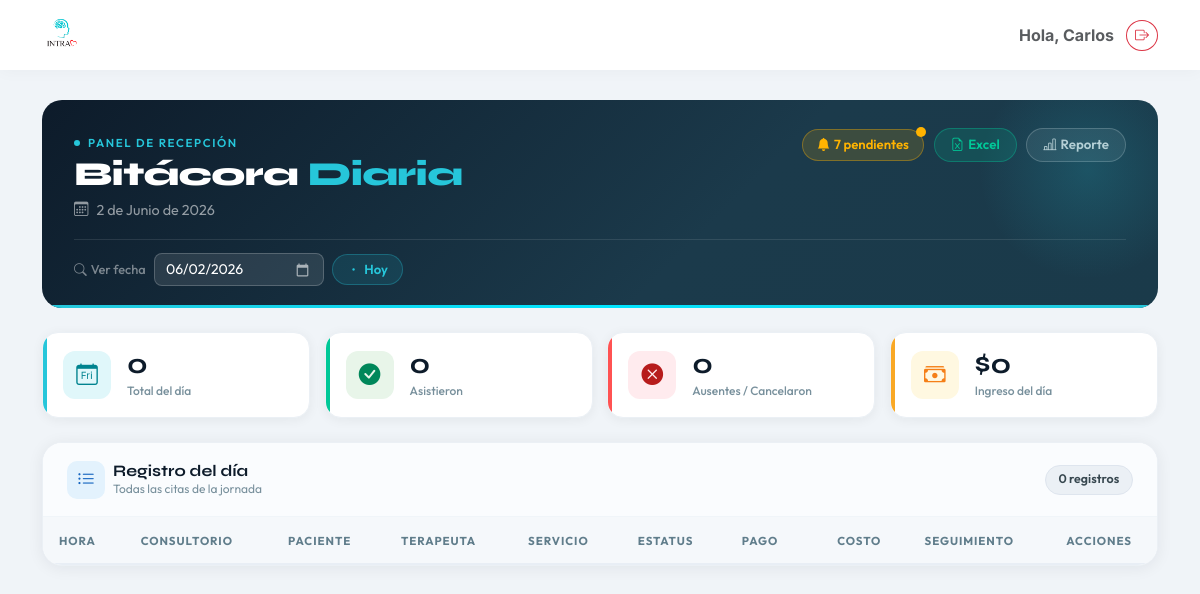
The page /bitacora/ (signed in) on the database as committed earlier.
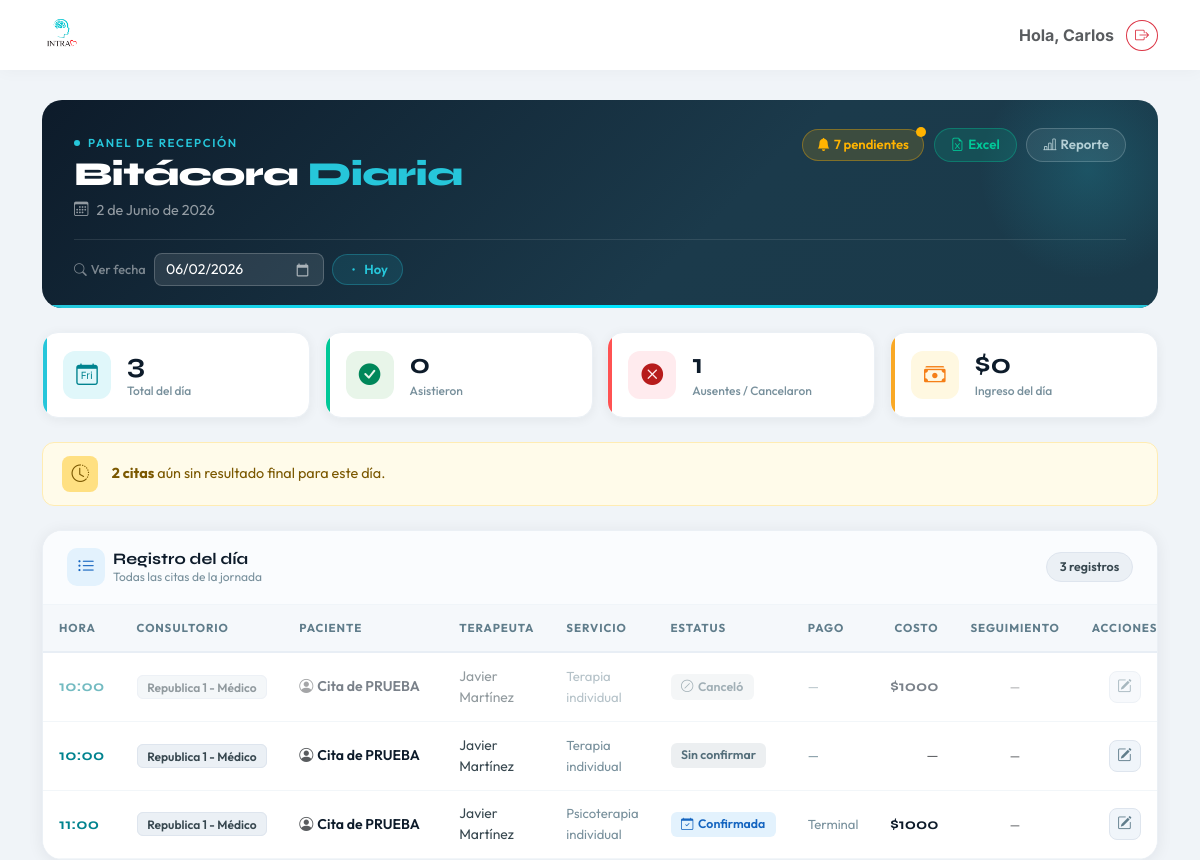
The same page on the database as committed later.
### clinica/models.py (models this page shows, shortened)
class Cita(models.Model):
    ESTATUS_CONFIRMADA = 'confirmada'
    ESTATUS_SIN_CONFIRMAR = 'sin_confirmar'
    ESTATUS_REAGENDO = 'reagendo'
    ESTATUS_CANCELO = 'cancelo'
    ESTATUS_SI_ASISTIO = 'si_asistio'
    ESTATUS_NO_ASISTIO = 'no_asistio'
    ESTATUS_INCIDENCIA = 'incidencia'
    ESTATUS_CHOICES = [
        (ESTATUS_CONFIRMADA, 'Confirmada'),
        (ESTATUS_SIN_CONFIRMAR, 'Sin confirmar'),
        (ESTATUS_REAGENDO, 'Reagendo'),
        (ESTATUS_CANCELO, 'Cancelo'),
        (ESTATUS_SI_ASISTIO, 'Si asistio'),
        (ESTATUS_NO_ASISTIO, 'No asistio'),
        (ESTATUS_INCIDENCIA, 'Incidencia'),
    ]
    ESTATUS_ACTIVOS = (
        ESTATUS_CONFIRMADA,
        ESTATUS_SIN_CONFIRMAR,
        ESTATUS_REAGENDO,
        ESTATUS_INCIDENCIA,
    )
    TIPO_NUEVO = 'N'
    TIPO_REFERIDO = 'R'
    TIPO_SEGUIMIENTO = 'S'
    TIPO_CRISIS = 'C'
    TIPO_PACIENTE_CHOICES = [
        (TIPO_NUEVO, 'Nuevo'),
        (TIPO_REFERIDO, 'Referido'),
        (TIPO_SEGUIMIENTO, 'Seguimiento'),
        (TIPO_CRISIS, 'Crisis'),
    ]
    PAGO_CHOICES = [
        ('Terminal', 'Terminal'),
        ('Transferencia', 'Transferencia'),
        ('Efectivo', 'Efectivo'),
        ('Pase', 'Pase'),
    ]
    paciente = models.ForeignKey(Paciente, on_delete=models.CASCADE, related_name='citas')
    pacientes_adicionales = models.ManyToManyField(
        Paciente,
        blank=True,
        related_name='citas_como_adicional',
    )
    expediente_grupal = models.ForeignKey(
        'ExpedienteGrupal',
        on_delete=models.SET_NULL,
        null=True,
        blank=True,
        related_name='citas',
    )
    fecha = models.DateField()
    hora = models.TimeField()
    tipo_paciente = models.CharField(
        max_length=1,
        choices=TIPO_PACIENTE_CHOICES,
        default=TIPO_SEGUIMIENTO,
    )
    division = models.ForeignKey(Division, on_delete=models.SET_NULL, null=True)
    consultorio = models.ForeignKey(Consultorio, on_delete=models.SET_NULL, null=True)
    servicio = models.ForeignKey(Servicio, on_delete=models.SET_NULL, null=True)
    terapeuta = models.ForeignKey(Terapeuta, on_delete=models.SET_NULL, null=True)
    costo = models.DecimalField(max_digits=10, decimal_places=2, null=True, blank=True)
    metodo_pago = models.CharField(
        max_length=50,
        choices=PAGO_CHOICES,
        null=True,
        blank=True,
    )
    estatus = models.CharField(
        max_length=20,
        choices=ESTATUS_CHOICES,
        default=ESTATUS_SIN_CONFIRMAR,
    )
    folio_fiscal = models.CharField(max_length=100, blank=True, null=True)
    notas = models.TextField(blank=True, null=True)
    sin_bono = models.BooleanField(
        default=False,
        help_text="Si True, la cita se paga al terapeuta pero no suma para el cálculo de bonos adicionales.",
    )
    tiene_descuento = models.BooleanField(
        null=True, blank=True,
        help_text="Indica si el paciente tiene descuento / estudio socioeconómico activo al momento de la cita."
    )
    @property
    def es_finalizable(self):
        return self.estatus in (
            self.ESTATUS_SIN_CONFIRMAR,
            self.ESTATUS_CONFIRMADA,
            self.ESTATUS_REAGENDO,
            self.ESTATUS_INCIDENCIA,
        )
    def pacientes_display_natural(self):
        nombres = [self.paciente.nombre] if self.paciente_id else []
        nombres.extend(list(self.pacientes_adicionales.values_list('nombre', flat=True)))
        if not nombres:
            return ""
        if len(nombres) == 1:
            return nombres[0]
        if len(nombres) == 2:
            return f"{nombres[0]} y {nombres[1]}"
        return f"{', '.join(nombres[:-1])} y {nombres[-1]}"
    def titulo_cita(self):
        pacientes = self.pacientes_display_natural()
        return f"Cita de {pacientes}" if pacientes else "Cita"
    class Meta:
        verbose_name = "Cita"
        verbose_name_plural = "Citas"
        ordering = ['-fecha', '-hora']

class Consultorio(models.Model):
    SEDE_CHOICES = [
        ('republica',      'República'),
        ('morelos',        'Morelos'),
        ('colinas',        'Colinas'),
        ('trabajo_social', 'Trabajo Social'),
        ('zoom',           'Zoom / Online'),
        ('externo',        'Externo'),
    ]
    nombre = models.CharField(max_length=100)
    sede   = models.CharField(max_length=20, choices=SEDE_CHOICES, null=True, blank=True)
    activo = models.BooleanField(default=False)
    def __str__(self):
        return self.nombre

class Paciente(models.Model):
    TIPO_CONTACTO_CHOICES = [
        ('propio', 'Propio'),
        ('madre', 'Madre'),
        ('padre', 'Padre'),
        ('pareja', 'Pareja'),
        ('otro', 'Otro'),
    ]
    SEXO_CHOICES = [
        ('Femenino', 'Femenino'),
        ('Masculino', 'Masculino'),
    ]
    usuario = models.OneToOneField(User, on_delete=models.SET_NULL, null=True, blank=True, related_name='perfil_paciente')
    nombre = models.CharField(max_length=200, verbose_name="Nombre Completo")
    fecha_nacimiento = models.DateField(verbose_name="Fecha de Nacimiento")
    nombre_normalizado = models.CharField(max_length=200, blank=True, editable=False)
    sexo = models.CharField(
        max_length=20,
        choices=SEXO_CHOICES,
        default='Femenino',
        verbose_name="Sexo"
    )
    telefono = models.CharField(max_length=20, verbose_name="Teléfono (WhatsApp)")
    identidad_contacto = models.CharField(max_length=20, choices=TIPO_CONTACTO_CHOICES, default='propio')
    servicio_inicial = models.ForeignKey('Servicio', on_delete=models.SET_NULL, null=True, verbose_name="Servicio Inicial")
    consentimiento_firmado = models.FileField(upload_to='documentos/', blank=True, null=True)
    estudio_socioeconomico = models.FileField(upload_to='documentos/', blank=True, null=True)
    apertura_expediente = models.FileField(upload_to='documentos/', blank=True, null=True)
    resumen_clinico = models.TextField(blank=True, null=True)
    empresa = models.ForeignKey(
        'Empresa', on_delete=models.SET_NULL, null=True, blank=True,
        related_name='pacientes'
    )
    division = models.ForeignKey(
        'Division', on_delete=models.SET_NULL, null=True, blank=True,
        related_name='pacientes', verbose_name='División'
    )
    pacientes_relacionados = models.ManyToManyField('self', blank=True, symmetrical=True)
    enlace_resultados = models.URLField(blank=True, null=True)
    fecha_registro = models.DateTimeField(auto_now_add=True)
    class Meta:
        verbose_name = "Paciente"
        verbose_name_plural = "Pacientes"

class Terapeuta(models.Model):
    usuario = models.OneToOneField(User, on_delete=models.SET_NULL, null=True, blank=True, related_name='perfil_terapeuta')
    nombre = models.CharField(max_length=100)
    activo = models.BooleanField(default=True)
    def __str__(self):
        return self.nombre

class Servicio(models.Model):
    nombre = models.CharField(max_length=100)
    precio = models.DecimalField(
        max_digits=10, decimal_places=2, null=True, blank=True,
        verbose_name="Precio estándar",
        help_text="Precio público del servicio. Se usa para calcular penalizaciones por inasistencia."
    )
    def __str__(self):
        return self.nombre

### clinica/views.py (the view, shortened to what this page needs)
# urls.py: path('bitacora/', clinica_views.bitacora_diaria, name='bitacora_diaria'),
@login_required
def bitacora_diaria(request):
    if not request.user.is_superuser:
        return redirect('home')
    from datetime import date as date_type
    fecha_str = request.GET.get('fecha', '')
    try:
        fecha = date_type.fromisoformat(fecha_str) if fecha_str else date_type.today()
    except ValueError:
        fecha = date_type.today()
    citas_qs = (
        Cita.objects
        .filter(fecha=fecha)
        .select_related('paciente', 'terapeuta', 'servicio', 'consultorio', 'division')
        .prefetch_related('pacientes_adicionales')
        .order_by('hora', 'terapeuta__nombre')
    )
    citas = list(citas_qs)
    sol_set = set(
        SolicitudCita.objects
        .filter(fecha_creacion__date=fecha)
        .values_list('terapeuta_id', 'paciente_nombre')
    )
    for cita in citas:
        key = (cita.terapeuta_id, cita.paciente.nombre if cita.paciente else '')
        cita.solicito_seguimiento = key in sol_set
    total         = len(citas)
    asistieron    = sum(1 for c in citas if c.estatus == Cita.ESTATUS_SI_ASISTIO)
    no_asistieron = sum(1 for c in citas if c.estatus in (Cita.ESTATUS_NO_ASISTIO, Cita.ESTATUS_CANCELO))
    por_cerrar    = sum(1 for c in citas if c.es_finalizable)
    monto_dia     = sum(
        (c.costo or Decimal('0')) for c in citas if c.estatus == Cita.ESTATUS_SI_ASISTIO
    )
    solicitudes_pendientes_count = SolicitudCita.objects.filter(estado='pendiente').count()
    meses = ['Enero','Febrero','Marzo','Abril','Mayo','Junio',
             'Julio','Agosto','Septiembre','Octubre','Noviembre','Diciembre']
    fecha_bonita = f"{fecha.day} de {meses[fecha.month - 1]} de {fecha.year}"
    return render(request, 'clinica/bitacora_diaria.html', {
        'citas':                        citas,
        'fecha':                        fecha,
        'fecha_iso':                    fecha.isoformat(),
        'fecha_bonita':                 fecha_bonita,
        'total':                        total,
        'asistieron':                   asistieron,
        'no_asistieron':                no_asistieron,
        'por_cerrar':                   por_cerrar,
        'monto_dia':                    monto_dia,
        'solicitudes_pendientes_count': solicitudes_pendientes_count,
    })

### clinica/templates/clinica/bitacora_diaria.html (shortened to what the changed rows need)
{% extends 'clinica/base.html' %}
{% block content %}
<link rel="stylesheet" href="https://cdn.datatables.net/1.13.7/css/dataTables.bootstrap5.min.css">
<div class="bita-banner mb-4">
    <div class="bita-banner__inner">
        <div class="bita-banner__left">
            <h1 class="bita-title">Bitácora <span class="bita-title__accent">Diaria</span></h1>
        </div>
    </div>
</div>
<div class="bita-stats mb-4">
    <div class="bita-stat bita-stat--teal">
        <div class="bita-stat__body">
            <span class="bita-stat__num">{{ total }}</span>
            <span class="bita-stat__lbl">Total del día</span>
        </div>
    </div>
    <div class="bita-stat bita-stat--red">
        <div class="bita-stat__body">
            <span class="bita-stat__num">{{ no_asistieron }}</span>
            <span class="bita-stat__lbl">Ausentes / Cancelaron</span>
        </div>
    </div>
</div>
{% if por_cerrar > 0 %}
<div class="bita-alert-warn mb-4">
    <div class="bita-alert-warn__icon">
        <i class="bi bi-clock-history"></i>
    </div>
    <div>
        <strong>{{ por_cerrar }} cita{{ por_cerrar|pluralize }}</strong> aún sin resultado final para este día.
    </div>
</div>
{% endif %}
<div class="bita-table-card">
    <div class="bita-table-card__header">
        <div class="d-flex align-items-center gap-2">
            <div class="bita-table-card__icon">
            </div>
            <div>
            </div>
        </div>
        <span class="bita-count-badge">{{ total }} registro{{ total|pluralize }}</span>
    </div>
    <div class="table-responsive">
        <table id="tablaBitacora" class="table align-middle mb-0 tabla-bitacora">
            <thead>
                <tr>
                    <th>Hora</th>
                    <th>Consultorio</th>
                    <th>Paciente</th>
                    <th>Terapeuta</th>
                    <th>Servicio</th>
                    <th>Estatus</th>
                    <th>Pago</th>
                    <th class="text-end">Costo</th>
                    <th class="text-center">Seguimiento</th>
                    <th class="text-center">Acciones</th>
                </tr>
            </thead>
            <tbody>
                {% for cita in citas %}
                <tr class="bita-row {% if cita.estatus == 'si_asistio' %}bita-row--asistio{% elif cita.estatus == 'no_asistio' or cita.estatus == 'cancelo' %}bita-row--ausente{% endif %}">
                    <td>
                        <span class="bita-hora">{{ cita.hora|time:"H:i" }}</span>
                    </td>
                    <td>
                        <span class="bita-consultorio-badge">{{ cita.consultorio|default:"—" }}</span>
                    </td>
                    <td style="min-width:160px;">
                        {% if cita.paciente_id %}
                        <a href="{% url 'detalle_paciente' cita.paciente.id %}"
                           class="bita-paciente-link">
                            <i class="bi bi-person-circle me-1 text-muted"></i>{{ cita.titulo_cita }}
                        </a>
                        {% else %}
                        <span class="text-muted">{{ cita.titulo_cita }}</span>
                        {% endif %}
                    </td>
                    <td>
                        <span class="bita-terapeuta">{{ cita.terapeuta|default:"—" }}</span>
                    </td>
                    <td>
                        <span class="bita-servicio">{{ cita.servicio|default:"—" }}</span>
                    </td>
                    <td style="white-space:nowrap;">
                        {% if cita.estatus == 'si_asistio' %}
                            <span class="ep ep--green"><i class="bi bi-check-circle-fill"></i> Asistió</span>
                        {% elif cita.estatus == 'no_asistio' %}
                            <span class="ep ep--red"><i class="bi bi-x-circle-fill"></i> No asistió</span>
                        {% elif cita.estatus == 'cancelo' %}
                            <span class="ep ep--gray"><i class="bi bi-slash-circle"></i> Canceló</span>
                        {% elif cita.estatus == 'incidencia' %}
                            <span class="ep ep--amber"><i class="bi bi-exclamation-triangle"></i> Incidencia</span>
                        {% elif cita.estatus == 'confirmada' %}
                            <span class="ep ep--blue"><i class="bi bi-calendar-check"></i> Confirmada</span>
                        {% elif cita.estatus == 'reagendo' %}
                            <span class="ep ep--teal"><i class="bi bi-arrow-clockwise"></i> Reagendó</span>
                        {% else %}
                            <span class="ep ep--gray">{{ cita.get_estatus_display }}</span>
                        {% endif %}
                    </td>
                    <td>
                        <span class="bita-pago">{{ cita.metodo_pago|default:"—" }}</span>
                    </td>
                    <td class="text-end">
                        {% if cita.costo is not None %}
                            <span class="bita-costo">${{ cita.costo|floatformat:0 }}</span>
                        {% else %}
                            <span class="text-muted">—</span>
                        {% endif %}
                    </td>
                    <td class="text-center">
                        {% if cita.solicito_seguimiento %}
                            <span class="bita-seguimiento" title="Solicitud enviada a Recepción">
                                <i class="bi bi-send-check-fill"></i>
                            </span>
                        {% else %}
                            <span class="text-muted small">—</span>
                        {% endif %}
                    </td>
                    <td class="text-center">
                        <a href="{% url 'editar_cita' cita.id %}?next=bitacora"
                           class="bita-edit-btn" title="Editar cita">
                            <i class="bi bi-pencil-square"></i>
                        </a>
                    </td>
                </tr>
                {% endfor %}
            </tbody>
        </table>
    </div>
</div>
{% endblock %}

Rows that differ between the two databases and show on the page:
added Cita: hora "10:00", consultorio "Republica 1 - Médico", titulo_cita "Cita de PRUEBA", terapeuta "Javier Martínez", servicio "Terapia individual", estatus "cancelo" (drawn), metodo_pago "—", costo "1000"
added Cita: hora "10:00", consultorio "Republica 1 - Médico", titulo_cita "Cita de PRUEBA", terapeuta "Javier Martínez", servicio "Terapia individual", estatus "Sin confirmar", metodo_pago "—"
added Cita: hora "11:00", consultorio "Republica 1 - Médico", titulo_cita "Cita de PRUEBA", terapeuta "Javier Martínez", servicio "Psicoterapia individual", estatus "confirmada" (drawn), metodo_pago "Terminal", costo "1000"
Other text that changed with them:
{{ total }}: "0" → "3"
{{ no_asistieron }}: "0" → "1"
{{ por_cerrar }}: (not shown) → "2"
text now shown: "cita aún sin resultado final para este día."
